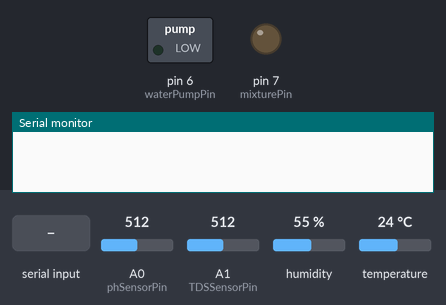
The sketch below on a simulated Arduino Uno, built with avr-gcc and run on an emulated ATmega328P. Parts: switched loads named in the sketch (green lamp = pin HIGH), output pins drawn as LEDs (lit = HIGH), the last lines printed to the serial monitor. Inputs (shaded band) come from the test bench; at power-on: A0 (phSensorPin) = 512, A1 (TDSSensorPin) = 512, humidity 55 %, temperature 24 °C.

Above: at 1.2 s.
1.3 s: "S\n" received over Serial
At 1.6 s:
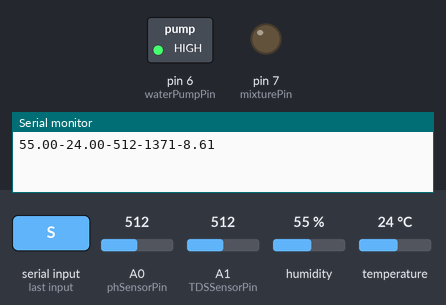
At 3.6 s:
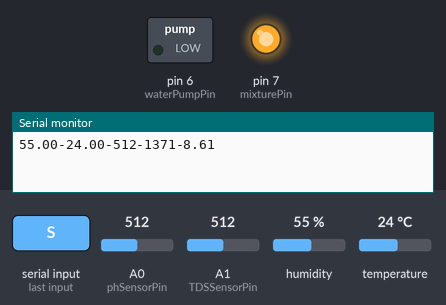
Timing chart, 0 to 8.8 s (numbered marks = the images above; inputs shaded):
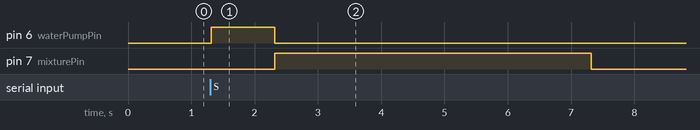

The sketch:

Hydroponics_system.ino
```cpp
#include "DHT.h"
#include "SimpleTimer.h"


const int waterPumpPin = 6; /*Water Pump*/
const int mixturePin = 7; /*Water Pump for mix the water*/

/*Water level , temp and humidity */

#define DHTPIN 4        // Digital pin connected to the DHT sensor
#define DHTTYPE DHT22   // DHT 22  (AM2302), AM2321
#define waterlvlPin A2
DHT dht(DHTPIN, DHTTYPE);
int waterLevel;
SimpleTimer timer;
float humidity, temperature;

/*TDS Sensor*/
String measurement;
#define TDSSensorPin         A1   //TDS meter Analog output to Arduino Analog Input 0
#define VREF                 5.0  //analog reference voltage(Volt) of the ADC
#define TDSNoSamples         30   //times of collection
float TDSVoltage, TDSCompensationCoefficient, TDSCompensationVoltage;
int TDSValue, TDSTotal, TDSAverage;

/*pH Sensor*/
#define phSensorPin         A0    //pH meter Analog output to Arduino Analog Input 0
#define VREF                5.0
#define phOffset            -0.15  //deviation compensate
#define phNoSamples         40     //times of collection
float phTotal = 0;
float phAverage = 0;
float phValue, phVoltage;


void TemperatureHumidity() {
 humidity = dht.readHumidity();
 temperature = dht.readTemperature();

 // Check if any reads failed and exit early (to try again)
 if (isnan(humidity) || isnan(temperature)) {
   // Serial.println(F("Failed to read from the DHT sensor!"));
   temperature = 25;
   humidity = 50;
   return;
 }
}

void TDS() {
 for (int thisReading = 0; thisReading < TDSNoSamples; thisReading++) {
   TDSTotal = TDSTotal + analogRead(TDSSensorPin);
 }

 // calculate the average:
 TDSAverage = TDSTotal / TDSNoSamples;
 TDSTotal = 0;
 TDSVoltage = TDSAverage * VREF / 1023.0;
 // temperature compensation formula: fFinalResult(25^C) = fFinalResult(current)/(1.0+0.02*(fTP-25.0));
 TDSCompensationCoefficient = 1.0 + 0.02 * (temperature - 25.0);
 TDSCompensationVoltage = TDSVoltage / TDSCompensationCoefficient; // temperature compensation
 TDSValue = (133.42 * pow(TDSCompensationVoltage, 3) - 255.86 * pow(TDSCompensationVoltage, 2) + 857.39 * TDSCompensationVoltage) * 0.5;
}

void waterLvl() {
 waterLevel = analogRead(waterlvlPin);
 // map the analog values to percentages
 //waterLevel = map(waterLevel, 0, 600, 0, 100);
}


void pH() {
 for (int thisReading = 0; thisReading < phNoSamples; thisReading++) {
   phTotal = phTotal + analogRead(phSensorPin);
 }

 // calculate the average:
 phAverage = phTotal / phNoSamples;
 phTotal = 0;
 phVoltage = phAverage * VREF / 1023;
 phValue = 3.5 * phVoltage + phOffset;
}

void waterPump() {
 digitalWrite(waterPumpPin, HIGH);
}
void waterPumpOff() {
 digitalWrite(waterPumpPin, LOW);
}

void miturePump() {
 digitalWrite(mixturePin, HIGH);
}
void mixturePumpOff() {
 digitalWrite(mixturePin, LOW);
}

void setup() {
 Serial.begin(115200);
 pinMode(waterlvlPin, INPUT);
 pinMode(waterPumpPin, OUTPUT);
 pinMode(mixturePin, OUTPUT);
 pinMode(TDSSensorPin, INPUT);
 pinMode(phSensorPin, INPUT);
 dht.begin();

}


void loop() {
 if (Serial.available() > 0) {
 String data = Serial.readStringUntil('\n');
 if (data == "S") {
 //timer.run();
 TemperatureHumidity();
 waterLvl();
 TDS();
 pH();
 //waterPump();
 measurement = String(humidity) + "-" + String(temperature) + "-" + String(waterLevel)+ "-" + String(TDSValue)+ "-" + String(phValue);
 Serial.println(measurement);
  }
  if (phValue < 5.5) {
   //Serial.println("pH is too low! Change the water!");
 }
 else if (phValue > 8.5) { //adjust the pH solution
     waterPump();
     delay(1000);
     waterPumpOff();
     miturePump();
     delay(5000);
     mixturePumpOff();
   }
 }

 }
```

Measured:
- after the input at 1.3 s, pin 6 (waterPumpPin): LOW → HIGH at once, → LOW 1.0 s later; pin 7 (mixturePin): LOW → HIGH after 1.0 s, → LOW 5.0 s later
